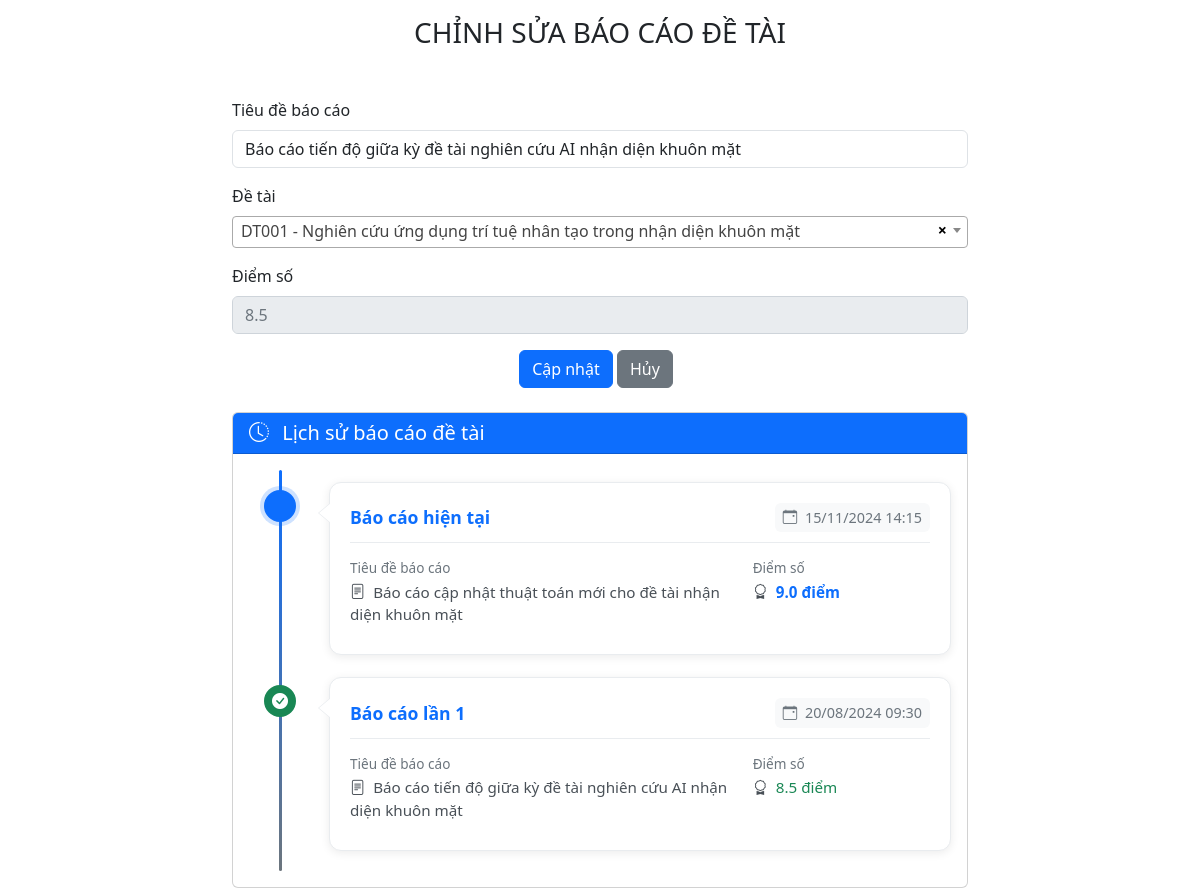
Page /views/project_presentations/edit_project_presentations.php?id=1 (signed in) on the committed database.
### tables this page shows
CREATE TABLE project_presentations (
    id INT NOT NULL AUTO_INCREMENT,
    title NVARCHAR(250) NOT NULL,
    project_id INT NOT NULL,
    time DATETIME NOT NULL,
    score FLOAT CHECK (score >= 0),
    PRIMARY KEY (id),
    FOREIGN KEY (project_id) REFERENCES projects(id) ON DELETE CASCADE
);

### functions/project_presentations_functions.php (called while the page is built, shortened)
<?php
function getProjectPresentationById($id) {
    $conn = getDbConnection();
    try {
        $sql = "SELECT pp.*, p.project_code, p.project_name
                FROM project_presentations pp
                INNER JOIN projects p ON pp.project_id = p.id
                WHERE pp.id = ?";
        $stmt = mysqli_prepare($conn, $sql);
        mysqli_stmt_bind_param($stmt, "i", $id);
        mysqli_stmt_execute($stmt);
        $result = mysqli_stmt_get_result($stmt);
        $presentation = mysqli_fetch_assoc($result);
        return $presentation;
    } catch (Exception $e) {
        mysqli_close($conn);
        throw $e;
    }
}
function getProjectPresentationHistory($projectId) {
    $conn = getDbConnection();
    try {
        $sql = "SELECT * FROM project_presentations
                WHERE project_id = ?
                ORDER BY time DESC";
        $stmt = mysqli_prepare($conn, $sql);
        mysqli_stmt_bind_param($stmt, "i", $projectId);
        mysqli_stmt_execute($stmt);
        $result = mysqli_stmt_get_result($stmt);
        $history = [];
        while ($row = mysqli_fetch_assoc($result)) {
            $history[] = $row;
        }
        return $history;
    } catch (Exception $e) {
        mysqli_close($conn);
        throw $e;
    }
}
?>

### handle/project_presentations_process.php (called while the page is built, shortened)
<?php
require_once __DIR__ . '/../functions/project_presentations_functions.php';
function handleGetProjectPresentationById($id) {
    try {
        return getProjectPresentationById($id);
    } catch (Exception $e) {
        error_log("Error in handleGetProjectPresentationById: " . $e->getMessage());
        return null;
    }
}
?>

### views/project_presentations/edit_project_presentations.php (the view, shortened to what this page needs)
<?php
include __DIR__ . '/../header.php';
?>
<body>
    <link rel="stylesheet" href="https://cdn.jsdelivr.net/npm/bootstrap-icons@1.11.1/font/bootstrap-icons.css">
    </head>
    <link href="https://cdn.jsdelivr.net/npm/select2@4.1.0-rc.0/dist/css/select2.min.css" rel="stylesheet" />
    </head>
    <body>
        <div class="container mt-3">
            <h3 class="mt-3 mb-4 text-center">CHỈNH SỬA BÁO CÁO ĐỀ TÀI</h3>
            <br>
            <?php
            require_once __DIR__ . '/../../handle/project_presentations_process.php';
            $presentation = handleGetProjectPresentationById($id);
            require_once __DIR__ . '/../../functions/project_presentations_functions.php';
            $presentationHistory = getProjectPresentationHistory($presentation['project_id']);
            ?>
            <div class="row justify-content-center">
                <div class="col-md-8">
                    <div class="">
                        <div class="card-body">
                            <form action="../../handle/project_presentations_process.php" method="POST">
                                <div class="mb-3">
                                    <label for="title" class="form-label">Tiêu đề báo cáo</label>
                                    <input type="text" class="form-control" id="title" name="title" required
                                           value="<?php echo htmlspecialchars($presentation['title']); ?>"
                                           placeholder="Nhập tiêu đề báo cáo">
                                </div>
                                <div class="mb-3">
                                    <label for="project_id" class="form-label">Đề tài</label>
                                </div>
                                <div class="mb-3">
                                    <label for="score" class="form-label">Điểm số</label>
                                    <input type="number" class="form-control" id="score" name="score"
                                           step="0.1" min="0" max="10"
                                           value="<?php echo htmlspecialchars($presentation['score']); ?>"
                                           placeholder="Chỉ được chấm điểm sau khi tạo báo cáo"
                                           readonly>
                                </div>
                                <div class="gap-2 text-center">
                                    <button type="submit" class="btn btn-primary">Cập nhật</button>
                                    <a href="../project_presentations.php" class="btn btn-secondary me-md-2">Hủy</a>
                                </div>
                            </form>
                        </div>
                    </div>
                </div>
            </div>
            <?php if (!empty($presentationHistory)): ?>
                <div class="row justify-content-center mt-4">
                    <div class="col-md-8">
                        <div class="card">
                            <div class="card-header bg-primary text-white">
                                <h5 class="mb-0">
                                    <i class="bi bi-clock-history me-2"></i>
                                    Lịch sử báo cáo đề tài
                                </h5>
                            </div>
                            <div class="card-body">
                                <div class="timeline">
                                    <?php
                                    $total = count($presentationHistory);
                                    foreach ($presentationHistory as $index => $history):
                                        $isLast = ($index === $total - 1);
                                        $isFirst = ($index === 0);
                                        ?>
                                        <div class="timeline-item <?= $isLast ? 'timeline-item-last' : '' ?>">
                                            <div
                                                class="timeline-marker <?= $isFirst ? 'timeline-marker-current' : 'timeline-marker-completed' ?>">
                                                <i class="bi <?= $isFirst ? 'bi-presentation' : 'bi-check-circle-fill' ?>"></i>
                                            </div>
                                            <div class="timeline-content">
                                                <div class="timeline-card">
                                                    <div class="timeline-header">
                                                        <div class="timeline-title">
                                                            <?= $isFirst ? 'Báo cáo hiện tại' : 'Báo cáo lần ' . ($total - $index) ?>
                                                        </div>
                                                        <div class="timeline-date">
                                                            <i class="bi bi-calendar-event me-1"></i>
                                                            <?= date('d/m/Y H:i', strtotime($history['time'])) ?>
                                                        </div>
                                                    </div>
                                                    <div class="timeline-body">
                                                        <div class="row">
                                                            <div class="col-md-8">
                                                                <div class="timeline-info">
                                                                    <span class="timeline-label">Tiêu đề báo cáo</span>
                                                                    <span class="timeline-value">
                                                                        <i class="bi bi-file-text me-1"></i>
                                                                        <?= htmlspecialchars($history['title']) ?>
                                                                    </span>
                                                                </div>
                                                            </div>
                                                            <div class="col-md-4">
                                                                <div class="timeline-info">
                                                                    <span class="timeline-label">Điểm số</span>
                                                                    <span class="timeline-value">
                                                                        <i class="bi bi-award me-1"></i>
                                                                        <?php if ($history['score'] !== null && $history['score'] !== ''): ?>
                                                                            <?php
                                                                            $score = floatval($history['score']);
                                                                            $scoreClass = '';
                                                                            if ($score >= 9.0 && $score <= 10.0) {
                                                                                $scoreClass = 'text-primary fw-bold';
                                                                            } elseif ($score >= 7.0 && $score < 9.0) {
                                                                                $scoreClass = 'text-success';
                                                                            } elseif ($score < 7.0) {
                                                                                $scoreClass = 'text-danger';
                                                                            } else {
                                                                                $scoreClass = 'text-dark';
                                                                            }
                                                                            ?>
                                                                            <span class="<?= $scoreClass ?>">
                                                                                <?= number_format($score, 1) ?> điểm
                                                                            </span>
                                                                        <?php else: ?>
                                                                            <span class="text-muted">Chưa có điểm</span>
                                                                        <?php endif; ?>
                                                                    </span>
                                                                </div>
                                                            </div>
                                                        </div>
                                                    </div>
                                                </div>
                                            </div>
                                        </div>
                                    <?php endforeach; ?>
                                </div>
                            </div>
                        </div>
                    </div>
                </div>
            <?php endif; ?>
        </div>
    </body>
    </html>

### views/project_presentations/edit_project_presentations.php (style rules this page uses)
.timeline { position: relative; padding: 20px 0; }
#score { background-color: #e9ecef !important; color: #6c757d !important; cursor: not-allowed !important; border-color: #ced4da !important; }
.timeline::before { content: ''; position: absolute; left: 30px; top: 0; bottom: 0; width: 3px; background: linear-gradient(to bottom, #0d6efd, #6c757d); border-radius: 2px; }
.timeline-item { position: relative; margin-bottom: 30px; padding-left: 80px; }
.timeline-item-last { margin-bottom: 0; }
.timeline-marker { position: absolute; left: 15px; top: 8px; width: 32px; height: 32px; background: #fff; border: 3px solid #0d6efd; border-radius: 50%; display: flex; align-items: center; justify-content: center; z-index: 2; transition: all 0.3s ease; }
.timeline-marker-current { background: #0d6efd; color: white; box-shadow: 0 0 0 4px rgba(13, 110, 253, 0.2); animation: pulse 2s infinite; }
.timeline-marker-completed { background: #198754; border-color: #198754; color: white; }
.timeline-content { margin-top: -8px; }
.timeline-card { background: #fff; border: 1px solid #e9ecef; border-radius: 12px; padding: 20px; box-shadow: 0 2px 10px rgba(0, 0, 0, 0.08); transition: all 0.3s ease; position: relative; }
.timeline-card::before { content: ''; position: absolute; left: -12px; top: 20px; width: 0; height: 0; border-style: solid; border-width: 10px 12px 10px 0; border-color: transparent #e9ecef transparent transparent; }
.timeline-card::after { content: ''; position: absolute; left: -11px; top: 20px; width: 0; height: 0; border-style: solid; border-width: 10px 12px 10px 0; border-color: transparent #fff transparent transparent; }
.timeline-header { display: flex; justify-content: space-between; align-items: center; margin-bottom: 15px; padding-bottom: 10px; border-bottom: 1px solid #e9ecef; }
.timeline-title { font-weight: 600; font-size: 1.1rem; color: #0d6efd; }
.timeline-date { color: #6c757d; font-size: 0.9rem; background: #f8f9fa; padding: 4px 8px; border-radius: 6px; }
.timeline-body { color: #495057; }
.timeline-info { display: flex; flex-direction: column; margin-bottom: 8px; }
.timeline-label { font-size: 0.85rem; color: #6c757d; margin-bottom: 2px; }
.timeline-value { font-weight: 500; font-size: 0.95rem; }

### rows in the picture
project_presentations: title "Báo cáo tiến độ giữa kỳ đề tài nghiên cứu AI nhận diện khuôn mặt", score "8.5", index "1", time "20/08/2024 09:30"
project_presentations: shows "Báo cáo hiện tại", time "15/11/2024 14:15", title "Báo cáo cập nhật thuật toán mới cho đề tài nhận diện khuôn mặt", score "9.0"
